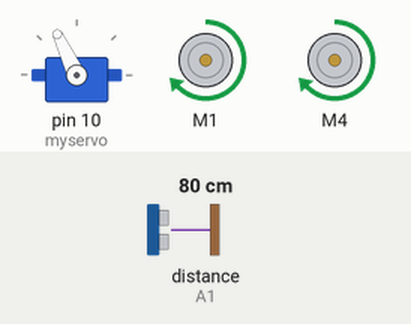
Simulated run of this sketch. Board: Arduino Uno, built with avr-gcc and run on an emulated ATmega328P. Shown: servo, 2 × DC motor (green arrow = forward, orange = backward, longer = faster). Inputs (shaded band) come from the test bench; at power-on: distance to the obstacle (sensor on A1) 80 cm. The echo pulse lasts 58.3 µs per cm.

Above: at 3.9 s.
4.0 s: distance to the obstacle (sensor on A1) set to 17 cm
5.5 s: distance to the obstacle (sensor on A1) set to 14 cm
At 7.2 s:
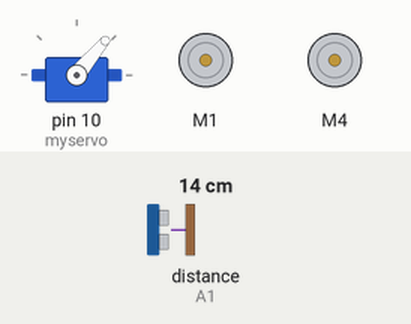
8.5 s: distance to the obstacle (sensor on A1) set to 18 cm
At 8.5 s:
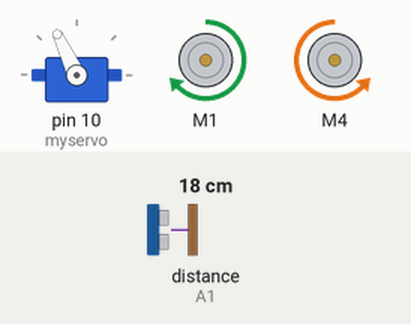
10.9 s: distance to the obstacle (sensor on A1) set to 2 cm
At 13.4 s:
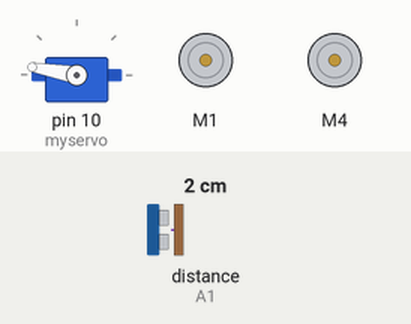
13.9 s: distance to the obstacle (sensor on A1) set to 35 cm
At 14.42 s:
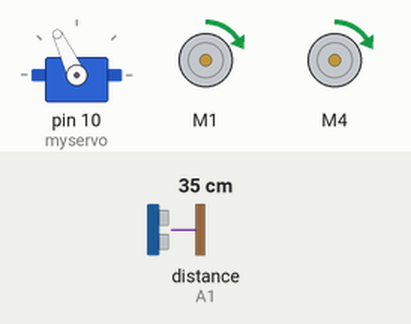
Timing chart, 0 to 16.9 s (numbered marks = the images above; inputs shaded):
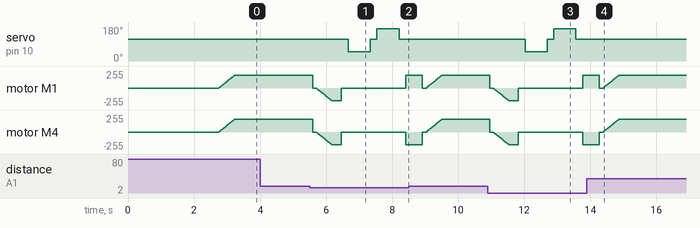

The sketch:

index.ino
```cpp
#include <AFMotor.h>
#include <NewPing.h>
#include <Servo.h>

#define TRIG_PIN A0
#define ECHO_PIN A1
#define MAX_DISTANCE 200
#define MAX_SPEED 190 // sets speed of DC  motors
#define MAX_SPEED_OFFSET 20

NewPing sonar(TRIG_PIN, ECHO_PIN, MAX_DISTANCE);

AF_DCMotor motor1(1, MOTOR12_1KHZ);
AF_DCMotor motor4(4, MOTOR34_1KHZ);
Servo myservo;

boolean goesForward=false;
int distance = 100;
int speedSet = 0;

void setup() {

  myservo.attach(10);
  myservo.write(115);
  delay(2000);
  distance = readPing();
  delay(100);
  distance = readPing();
  delay(100);
  distance = readPing();
  delay(100);
  distance = readPing();
  delay(100);
}

void loop() {
 int distanceR = 0;
 int distanceL =  0;
 delay(40);

 if(distance<=15)
 {
  moveStop();
  delay(100);
  moveBackward();
  delay(300);
  moveStop();
  delay(200);
  distanceR = lookRight();
  delay(200);
  distanceL = lookLeft();
  delay(200);

  if(distanceR>=distanceL)
  {
    turnRight();
    moveStop();
  }else
  {
    turnLeft();
    moveStop();
  }
 }else
 {
  moveForward();
 }
 distance = readPing();
}

int lookRight()
{
    myservo.write(50);
    delay(500);
    int distance = readPing();
    delay(100);
    myservo.write(115);
    return distance;
}

int lookLeft()
{
    myservo.write(170);
    delay(500);
    int distance = readPing();
    delay(100);
    myservo.write(115);
    return distance;
    delay(100);
}

int readPing() {
  delay(70);
  int cm = sonar.ping_cm();
  if(cm==0)
  {
    cm = 250;
  }
  return cm;
}

void moveStop() {
  motor1.run(RELEASE);
  motor4.run(RELEASE);
  }

void moveForward() {

 if(!goesForward)
  {
    goesForward=true;
    motor1.run(FORWARD);
    motor4.run(FORWARD);
   for (speedSet = 0; speedSet < MAX_SPEED; speedSet +=2) // slowly bring the speed up to avoid loading down the batteries too quickly
   {
    motor1.setSpeed(speedSet);
    motor4.setSpeed(speedSet);
    delay(5);
   }
  }
}

void moveBackward() {
    goesForward=false;
    motor1.run(BACKWARD);
    motor4.run(BACKWARD);
  for (speedSet = 0; speedSet < MAX_SPEED; speedSet +=2) // slowly bring the speed up to avoid loading down the batteries too quickly
  {
    motor1.setSpeed(speedSet);
    motor4.setSpeed(speedSet);
    delay(5);
  }
}

void turnRight() {
  motor1.run(FORWARD);
  motor4.run(BACKWARD);
  delay(500);
  motor1.run(FORWARD);
  motor4.run(FORWARD);
}

void turnLeft() {
  motor1.run(BACKWARD);
  motor4.run(FORWARD);
  delay(500);
  motor1.run(FORWARD);
  motor4.run(FORWARD);
}
```

Measured:
- the behaviour switches between 16 and 15 cm on distance to the obstacle (sensor on A1) (found by bisection; images 0 and 1)
- after the input at 4.0 s, every drawn part: stays the same
- after the input at 5.5 s, servo on pin 10 (myservo): 115° → 50° after 1.2 s, → 115° 0.67 s later, → 170° 0.20 s later, → 115° 0.67 s later
- after the input at 8.5 s, servo on pin 10 (myservo): stays 115° (without the input it goes to 50° after 1.6 s)
- after the input at 10.9 s, servo on pin 10 (myservo): 115° → 50° after 1.1 s, → 115° 0.67 s later, → 170° 0.20 s later, → 115° 0.67 s later
- after the input at 13.9 s, servo on pin 10 (myservo): stays 115° (without the input it goes to 50° after 1.6 s)
